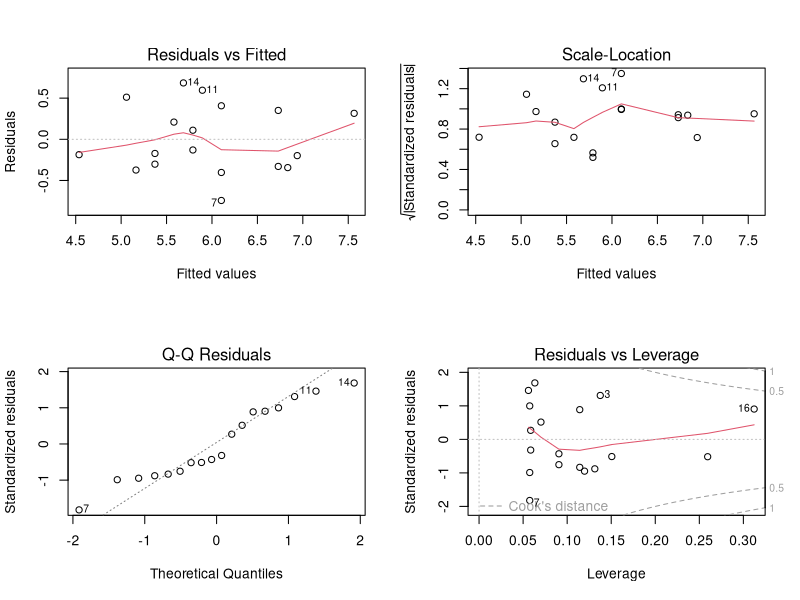
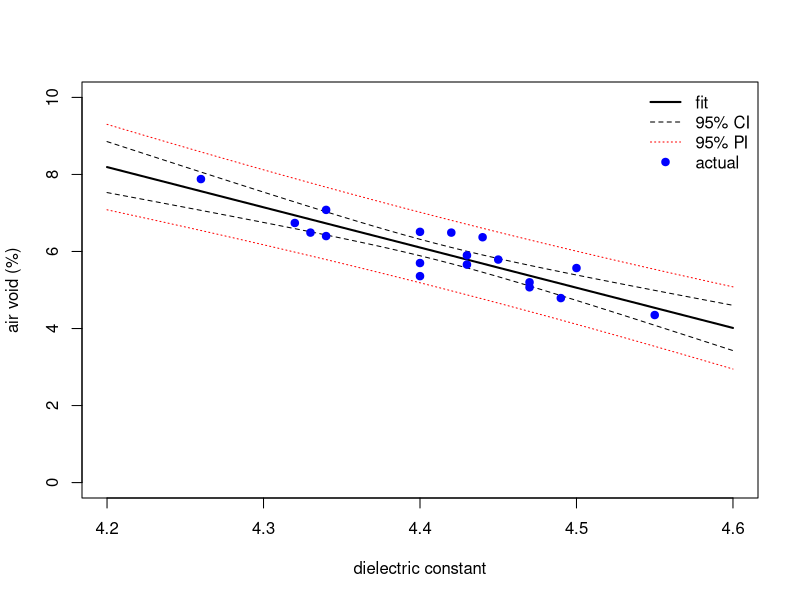
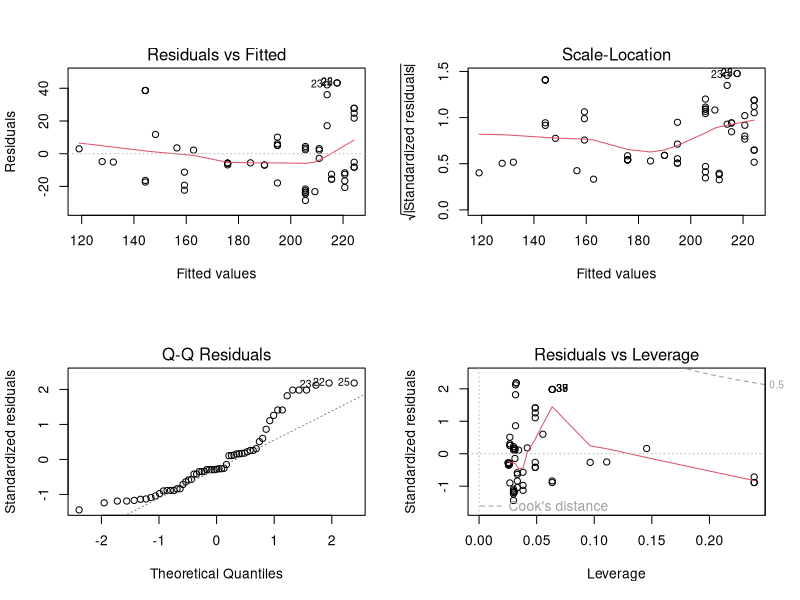
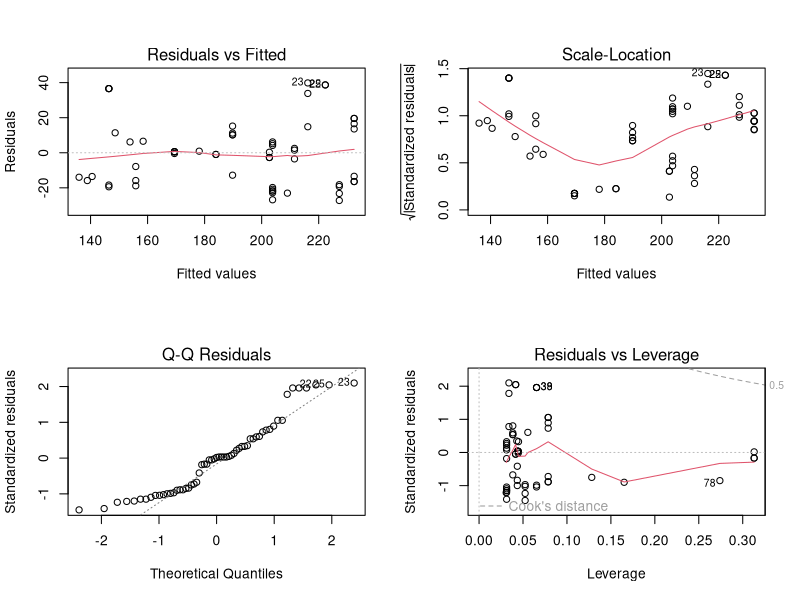
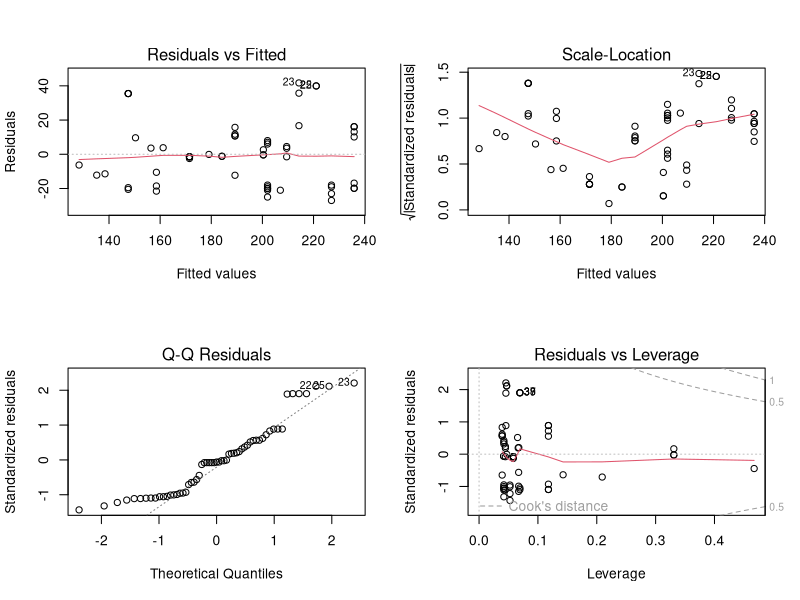
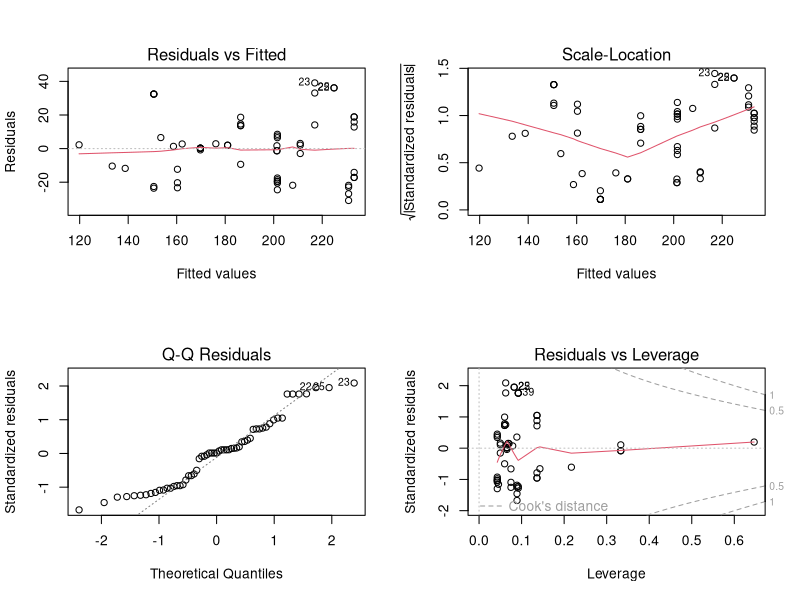
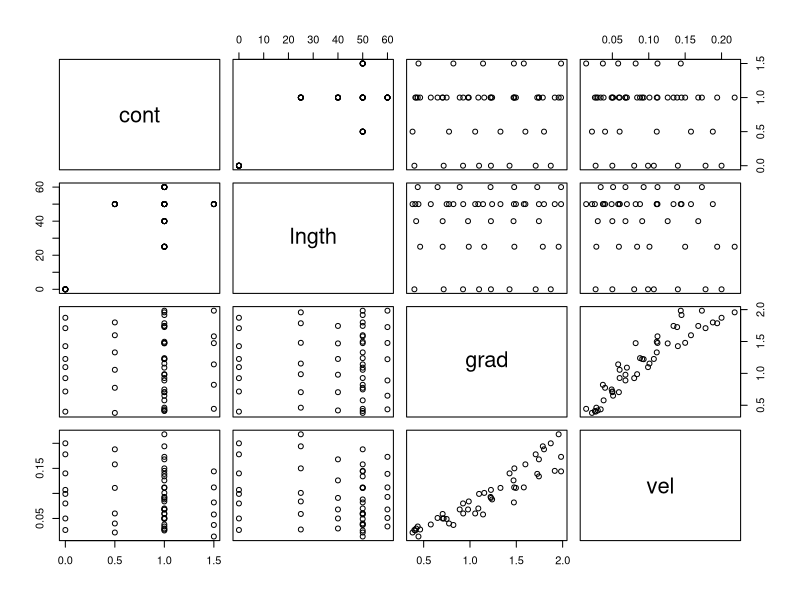
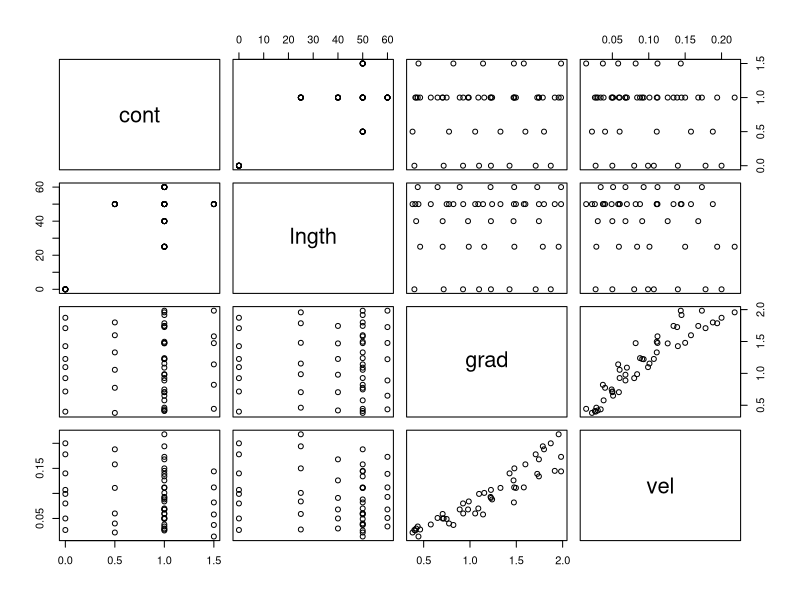

Here is the R script that generated these plots, in order:
asphalt <- read.csv(file = "asphalt.csv", header = T)
slm <- lm(air_void_. ~ dielectric_constant, data = asphalt) 
summary(slm)
layout(matrix(c(1,2,3,4),2,2)) 
plot(slm)

confint(slm)

grid <- data.frame(dielectric_constant = seq(4.2, 4.6, 0.01))
muYx = predict(slm, new = grid, interval = "confidence")
muYx 
AirvPred = predict(slm, new = grid, interval = "prediction")
AirvPred
dev.new(width=10, height=8, unit="cm")
plot(grid$dielectric_constant, muYx[,1], type = "l", lwd = 2, 
     xlab = "dielectric constant", ylab = "air void (%)", ylim = c(0,10))
lines(grid$dielectric_constant, muYx[,2], lty = 2)
lines(grid$dielectric_constant, muYx[,3], lty = 2)
lines(grid$dielectric_constant, AirvPred[,2], lty = 3, col = "red")
lines(grid$dielectric_constant, AirvPred[,3], lty = 3, col = "red")
points(asphalt$dielectric_constant, asphalt$air_void_., pch = 19, col = "blue")
legend("topright", legend = c("fit", "95% CI", "95% PI", "actual"), 
       lwd = c(2,1,1,NA), pch = c(NA,NA,NA,19), lty = c(1,2,3,NA), col = c("black", "black", "red", "blue"), 
       bty = "n")
#airplane problem
install.packages("caTools")
install.packages("caret")
install.packages("Metrics")
library(tidyverse)
library(ggplot2)
library(Metrics)
library(caret)
library(caTools)
airplane <- read.csv(file = "airplane.csv", header = T)

smp_size <- floor(0.75 * nrow(airplane))
set.seed(10)
train_ind <- sample(seq_len(nrow(airplane)), size = smp_size)
train <- airplane[train_ind, ]
test <- airplane[-train_ind, ]

fit1 <- lm(max_speed_mph ~ poly(horsepower, degree = 2, raw = T), data = train)
summary(fit1)
coef(summary(fit1))
layout(matrix(c(1,2,3,4),2,2)) 
plot(fit1)

fit2 <- lm(max_speed_mph ~ poly(horsepower, degree = 3, raw = T), data = train)
summary(fit2)
coef(summary(fit2))
layout(matrix(c(1,2,3,4),2,2)) 
plot(fit2)

fit3 <- lm(max_speed_mph ~ poly(horsepower, degree = 4, raw = T), data = train)
summary(fit3)
coef(summary(fit3))
layout(matrix(c(1,2,3,4),2,2)) 
plot(fit3)

fit4 <- lm(max_speed_mph ~ poly(horsepower,  degree = 5, raw = T), data = train)
summary(fit4)
coef(summary(fit4))
layout(matrix(c(1,2,3,4),2,2)) 
plot(fit4)
print(anova(fit1, fit2, fit3, fit4))


prediction <- predict(fit2, test)
summary(prediction)
data <- data.frame(pred = prediction, actual = test$max_speed_mph)
mse <- mean((data$actual - data$pred)^2)
mse

#coconut

## Q.a
fibers <- read.csv("fiber.csv", header = T)
pairs(fibers)
plot(fibers)
cor(fibers) #strong positive correlation found between "grad" and "vel", positive correlation found between "cont" and "lngth" but not that strong. It would be a good try to start with additive model, and then use interaction model

## model 1
mr_fit1 <- lm(vel ~ cont + lngth + grad, data = fibers)
plot(mr_fit1)
summary(mr_fit1)

## model 2
mr_fit2 <- lm(vel ~ grad + lngth, data = fibers)
plot(mr_fit2)
summary(mr_fit2)

## model 3
mr_fit3 <- lm( vel ~ grad + lngth + cont 
               + I(cont^2) + I(lngth^2) + I(grad^2) 
               + cont*lngth + cont*grad + lngth*grad, 
               data = fibers)
plot(mr_fit3)
summary(mr_fit3)

## model 4
mr_fit4 <- lm( vel ~ I(cont^2) + I(lngth^2) + I(grad^2) 
               + cont*lngth + cont*grad + lngth*grad, 
               data = fibers)
plot(mr_fit4)
summary(mr_fit4)

## model 5
mr_fit5 <- lm( vel ~ + I(lngth^2) + I(grad^2) 
               + cont*lngth + lngth*grad, 
               data = fibers)
plot(mr_fit5)
summary(mr_fit5)
